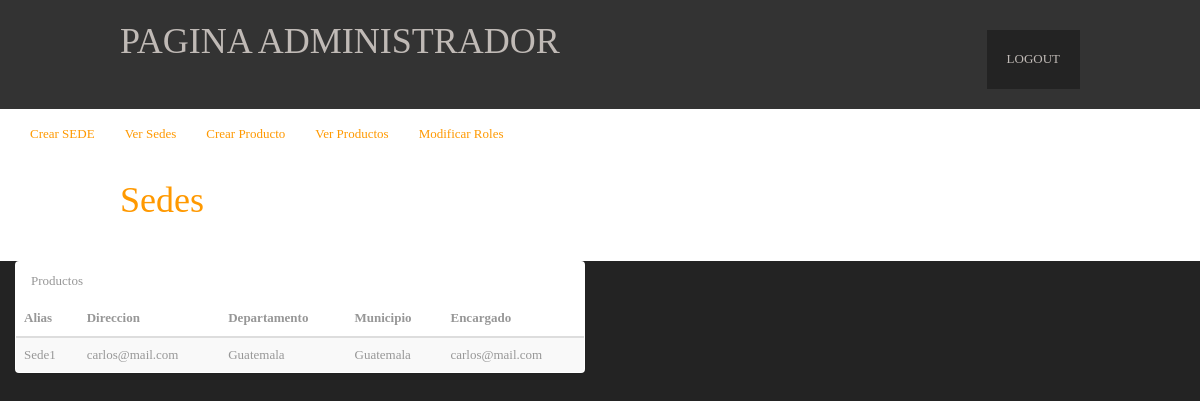
The app's page /PaginaAdministrador/VerSedes (signed in) with its own data.
### app/models.py (models this page shows)
class SEDE(models.Model):
    id = models.BigIntegerField(primary_key=True)
    alias = models.CharField(max_length=150)
    direccion = models.CharField(max_length=150)
    departamento = models.CharField(max_length=150)
    municipio = models.CharField(max_length=150)
    encargado_dpi = models.ForeignKey(USUARIO, on_delete=models.CASCADE)

class USUARIO(models.Model):
    dpi = models.BigIntegerField(primary_key=True)
    nombre = models.CharField(max_length=150)
    password = models.CharField(max_length=60)
    correo = models.CharField(max_length=150)
    fecha_nacimiento = models.DateField()

### app/views.py (the view)
# urls.py: url(r'^PaginaAdministrador/VerSedes', views.VerSedes, name = 'VerSedes'),
def VerSedes(request):
    if "RolAdministrador" in request.session:
        if  request.session["RolAdministrador"] == 'S':
            sds = SEDE.objects.all()
            return render(request, 'Administrador/VerSedes.html', {"sedes": sds})
        else:
            return redirect('AccesoDenegado')
    else:
        return redirect('AccesoDenegado')

### app/templates/Administrador/VerSedes.html
{% extends 'PaginaAdministrador.html'%}
{% load staticfiles %}
{% block contenido %}
<body>
      <header id="header" class="clear">
        <div id="hgroup">
            <h1><a href="#">Sedes</a></h1>
        </div>
      </header>
      <div class="col-sm-6">
        <section class="panel">
          <header class="panel-heading">
            Productos
          </header>
          <table class="table table-striped">
            <thead>
              <tr>
                <th>Alias</th>
                <th>Direccion</th>
                <th>Departamento</th>
                <th>Municipio</th>
                <th>Encargado</th>
              </tr>
            </thead>
            <tbody>
            {% for sds in sedes %}
            <tr>
                <td>{{sds.alias}}</td>
                <td>{{sds.direccion}}</td>
                <td>{{sds.departamento}}</td>
                <td>{{sds.municipio}}</td>
                <td>{{sds.encargado_dpi.correo}}</td>
            </tr>
            {%endfor%}
            </tbody>
          </table>
        </section>
  </div>
</body>
{% endblock %}

### app/static/styles/form_style.css (style rules this page uses)
body { font-size: 18px; font-family: Arial; background-color: rgba(0,0,0,0.3); box-sizing: border-box; }

### app/static/styles/layout.css (style rules this page uses)
html { overflow-y:scroll; }
body { margin:0; padding:0; font-size:13px; font-family:Georgia, "Times New Roman", Times, serif; color:#919191; background-color:#232323; }
.clear:after { content:"."; display:block; height:0; clear:both; visibility:hidden; line-height:0; }
.clear { display:block; clear:both; }
a { outline:none; text-decoration:none; }
address, article, aside, figcaption, figure, footer, header, nav, section { display:block; margin:0; padding:0; }
.row2 a { color:#FF9900; background-color:#FFFFFF; }
#header, #container, #footer, #copyright { display:block; width:960px; margin:0 auto; }
h1, h2, h3, h4, h5, h6 { margin:0; padding:0; font-size:32px; font-weight:normal; font-style:italic; line-height:normal; }
#header { padding:20px 0; }
#header #hgroup { float:left; margin:0 0 20px 0; }
#header #hgroup h1, #header #hgroup h2 { font-weight:normal; font-style:normal; text-transform:none; }
#header #hgroup h1 { font-size:36px; }

### records on screen
SEDE: alias "Sede1", direccion "carlos@mail.com", departamento "Guatemala", municipio "Guatemala", encargado_dpi.correo "carlos@mail.com"
